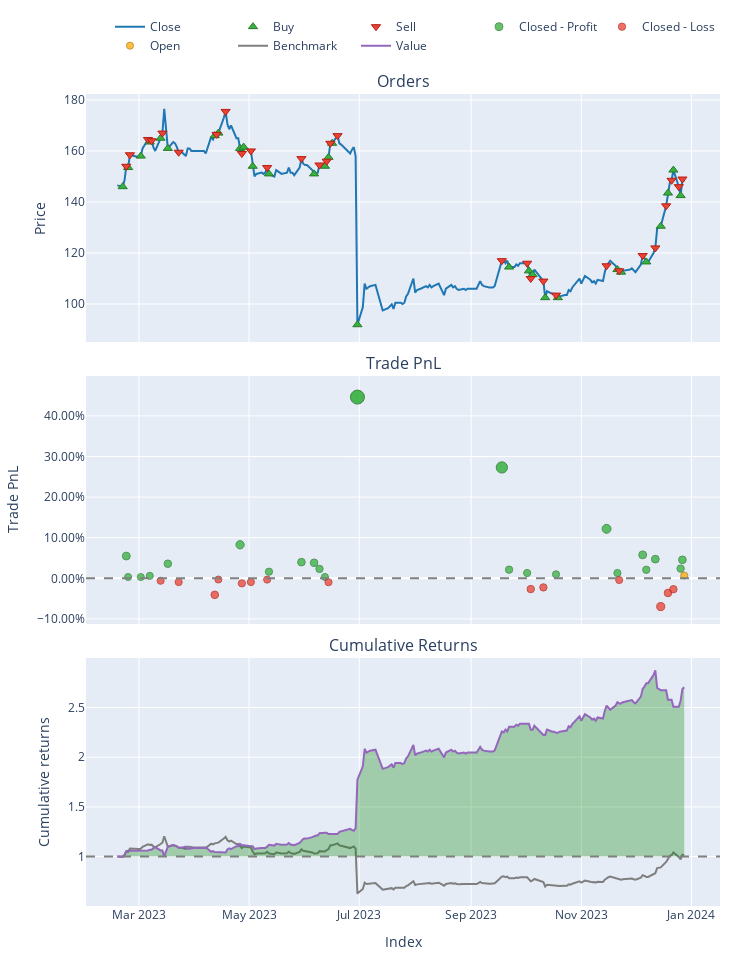

Write notebook code for a chart like this one.
### Code cell
pf.plot().show()

### Figure 1 — Plotly figure (JSON) as saved in the notebook; plotly's stock layout.template omitted (floating-point values rounded to 4 significant figures; data arrays with more than 128 entries replaced by an {"elided": "..."} marker saying what was removed)
{"data": [{"legendgroup": "0", "line": {"color": "#1f77b4"}, "name": "Close", "showlegend": true, "type": "scatter", "uid": "76dde55b-d4cd-4846-9318-586a313e5545", "x": {"elided": "213 str values"}, "xaxis": "x", "y": {"elided": "213 float values"}, "yaxis": "y"}, {"customdata": [[0, 0.6849, 0], [2, 0.6849, 0], [4, 0.6676, 0], [6, 0.6453, 0], [8, 0.6512, 0], [10, 1.319, 0], [12, 0.683, 0], [14, 0.6276, 0], [16, 1.294, 0], [18, 0.6897, 0], [20, 0.7166, 0], [22, 1.457, 0], [24, 1.54, 0], [26, 0.7992, 0], [28, 0.7941, 0], [30, 0.7526, 0], [32, 2.67, 0], [34, 3.946, 0], [36, 2.069, 0], [38, 2.041, 0], [40, 2.17, 0], [42, 2.191, 0], [44, 4.441, 0], [46, 2.259, 0], [48, 4.616, 0], [50, 2.356, 0], [52, 1.931, 0], [54, 1.736, 0], [56, 3.521, 0]], "hovertemplate": "Order Id: %{customdata[0]}<br>Timestamp: %{x}<br>Price: %{y}<br>Size: %{customdata[1]:.6f}<br>Fees: %{customdata[2]:.6f}", "legendgroup": "1", "marker": {"color": "#37B13F", "line": {"color": "rgb(38,123,44)", "width": 1}, "size": 8, "symbol": "triangle-up"}, "mode": "markers", "name": "Buy", "type": "scatter", "uid": "69e880d6-0950-4080-aa97-c8f49e17ae2f", "x": ["2023-02-20T00:00:00", "2023-02-23T00:00:00", "2023-03-02T00:00:00", "2023-03-07T00:00:00", "2023-03-13T00:00:00", "2023-03-17T00:00:00", "2023-04-12T00:00:00", "2023-04-14T00:00:00", "2023-04-26T00:00:00", "2023-04-28T00:00:00", "2023-05-03T00:00:00", "2023-05-12T00:00:00", "2023-06-06T00:00:00", "2023-06-12T00:00:00", "2023-06-14T00:00:00", "2023-06-16T00:00:00", "2023-06-30T00:00:00", "2023-09-22T00:00:00", "2023-10-03T00:00:00", "2023-10-05T00:00:00", "2023-10-12T00:00:00", "2023-10-19T00:00:00", "2023-11-21T00:00:00", "2023-11-23T00:00:00", "2023-12-07T00:00:00", "2023-12-15T00:00:00", "2023-12-19T00:00:00", "2023-12-22T00:00:00", "2023-12-26T00:00:00"], "xaxis": "x", "y": [146, 153.5, 158, 163.5, 165, 161, 166, 167, 161, 161.5, 154, 151, 151, 154, 157.5, 163, 91.9, 114.5, 113, 111.5, 102.5, 102.5, 113.5, 112.5, 116.5, 130.5, 143.5, 152.5, 142.5], "yaxis": "y"}, {"customdata": [[1, 1.37, 0], [3, 0.6676, 0], [5, 0.6453, 0], [7, 0.6512, 0], [9, 0.6356, 0], [11, 1.366, 0], [13, 0.6276, 0], [15, 0.5937, 0], [17, 0.7006, 0], [19, 0.6897, 0], [21, 1.433, 0], [23, 1.481, 0], [25, 1.598, 0], [27, 0.7941, 0], [29, 0.7526, 0], [31, 0.739, 0], [33, 3.862, 0], [35, 2.015, 0], [37, 2.069, 0], [39, 2.041, 0], [41, 2.17, 0], [43, 4.383, 0], [45, 2.249, 0], [47, 4.519, 0], [49, 4.713, 0], [51, 1.931, 0], [53, 1.736, 0], [55, 1.718, 0], [57, 3.605, 0]], "hovertemplate": "Order Id: %{customdata[0]}<br>Timestamp: %{x}<br>Price: %{y}<br>Size: %{customdata[1]:.6f}<br>Fees: %{customdata[2]:.6f}", "legendgroup": "2", "marker": {"color": "#EA4335", "line": {"color": "rgb(181,31,18)", "width": 1}, "size": 8, "symbol": "triangle-down"}, "mode": "markers", "name": "Sell", "type": "scatter", "uid": "ccc74bea-596a-4158-a093-dcb21c4b05dc", "x": ["2023-02-22T00:00:00", "2023-02-24T00:00:00", "2023-03-06T00:00:00", "2023-03-08T00:00:00", "2023-03-14T00:00:00", "2023-03-23T00:00:00", "2023-04-13T00:00:00", "2023-04-18T00:00:00", "2023-04-27T00:00:00", "2023-05-02T00:00:00", "2023-05-11T00:00:00", "2023-05-30T00:00:00", "2023-06-09T00:00:00", "2023-06-13T00:00:00", "2023-06-15T00:00:00", "2023-06-19T00:00:00", "2023-09-18T00:00:00", "2023-10-02T00:00:00", "2023-10-04T00:00:00", "2023-10-11T00:00:00", "2023-10-18T00:00:00", "2023-11-15T00:00:00", "2023-11-22T00:00:00", "2023-12-05T00:00:00", "2023-12-12T00:00:00", "2023-12-18T00:00:00", "2023-12-21T00:00:00", "2023-12-25T00:00:00", "2023-12-27T00:00:00"], "xaxis": "x", "y": [154, 158.5, 164.5, 164, 167, 159.5, 166.5, 175.5, 159, 160, 153.5, 157, 154.5, 156, 163, 166, 117, 116, 110, 109, 103.5, 115, 113, 119, 122, 138.5, 148.5, 146, 149], "yaxis": "y"}, {"customdata": [[0, 0, 5.479, 0.05479], [1, 1, 0.3425, 0.003247], [2, 2, 0.3338, 0.003155], [3, 3, 0.6453, 0.006079], [5, 5, 3.814, 0.03593], [9, 9, 8.608, 0.08262], [13, 13, 1.792, 0.01629], [14, 14, 4.442, 0.03974], [15, 15, 4.442, 0.03822], [16, 16, 2.797, 0.02318], [17, 17, 0.3996, 0.003236], [20, 20, 54.76, 0.4464], [21, 21, 48.46, 0.2731], [22, 22, 4.827, 0.02137], [23, 23, 3.023, 0.0131], [26, 26, 2.17, 0.009756], [27, 27, 27.39, 0.122], [28, 28, 3.287, 0.01304], [30, 30, 14.69, 0.05778], [31, 31, 5.648, 0.02101], [32, 32, 12.96, 0.04721], [36, 36, 6.013, 0.02397], [37, 37, 11.72, 0.04561]], "hovertemplate": "Exit Trade Id: %{customdata[0]}<br>Position Id: %{customdata[1]}<br>Exit Timestamp: %{x}<br>PnL: %{customdata[2]:.6f}<br>Return: %{customdata[3]:.2%}", "legendgroup": "3", "marker": {"color": "#37B13F", "line": {"color": "rgb(38,123,44)", "width": 1}, "opacity": [0.7684, 0.7511, 0.7511, 0.752, 0.7621, 0.7778, 0.7555, 0.7634, 0.7628, 0.7578, 0.7511, 0.9, 0.8418, 0.7572, 0.7544, 0.7533, 0.791, 0.7544, 0.7694, 0.7571, 0.7659, 0.7581, 0.7653], "size": [7.859, 7.051, 7.049, 7.095, 7.563, 8.296, 7.255, 7.623, 7.599, 7.363, 7.051, 14, 11.28, 7.335, 7.205, 7.153, 8.912, 7.205, 7.906, 7.329, 7.74, 7.376, 7.715], "symbol": "circle"}, "mode": "markers", "name": "Closed - Profit", "type": "scatter", "uid": "dc68defa-d54a-4a9f-9245-df702ccdba1b", "x": ["2023-02-22T00:00:00", "2023-02-23T00:00:00", "2023-03-02T00:00:00", "2023-03-07T00:00:00", "2023-03-17T00:00:00", "2023-04-26T00:00:00", "2023-05-12T00:00:00", "2023-05-30T00:00:00", "2023-06-06T00:00:00", "2023-06-09T00:00:00", "2023-06-12T00:00:00", "2023-06-30T00:00:00", "2023-09-18T00:00:00", "2023-09-22T00:00:00", "2023-10-02T00:00:00", "2023-10-18T00:00:00", "2023-11-15T00:00:00", "2023-11-21T00:00:00", "2023-12-05T00:00:00", "2023-12-07T00:00:00", "2023-12-12T00:00:00", "2023-12-26T00:00:00", "2023-12-27T00:00:00"], "xaxis": "x2", "y": [0.05479, 0.003247, 0.003155, 0.006079, 0.03593, 0.08262, 0.01629, 0.03974, 0.03822, 0.02318, 0.003236, 0.4464, 0.2731, 0.02137, 0.0131, 0.009756, 0.122, 0.01304, 0.05778, 0.02101, 0.04721, 0.02397, 0.04561], "yaxis": "y2"}, {"customdata": [[4, 4, -0.6512, -0.006098], [6, 6, -1.025, -0.009317], [7, 7, -4.44, -0.04075], [8, 8, -0.3138, -0.003003], [10, 10, -1.401, -0.01242], [11, 11, -1.035, -0.009288], [12, 12, -0.3583, -0.003247], [18, 18, -1.191, -0.009615], [24, 24, -6.206, -0.02655], [25, 25, -5.102, -0.02242], [29, 29, -1.125, -0.004405], [33, 33, -20.03, -0.06967], [34, 34, -9.655, -0.0361], [35, 35, -6.944, -0.02694]], "hovertemplate": "Exit Trade Id: %{customdata[0]}<br>Position Id: %{customdata[1]}<br>Exit Timestamp: %{x}<br>PnL: %{customdata[2]:.6f}<br>Return: %{customdata[3]:.2%}", "legendgroup": "4", "marker": {"color": "#EA4335", "line": {"color": "rgb(181,31,18)", "width": 1}, "opacity": [0.752, 0.7531, 0.7637, 0.751, 0.7542, 0.7531, 0.7511, 0.7532, 0.7589, 0.7575, 0.7515, 0.7734, 0.7621, 0.7591], "size": [7.096, 7.146, 7.639, 7.047, 7.195, 7.146, 7.051, 7.151, 7.416, 7.352, 7.069, 8.093, 7.566, 7.422], "symbol": "circle"}, "mode": "markers", "name": "Closed - Loss", "type": "scatter", "uid": "8124ccaa-7d99-482a-abdd-07360ad1043b", "x": ["2023-03-13T00:00:00", "2023-03-23T00:00:00", "2023-04-12T00:00:00", "2023-04-14T00:00:00", "2023-04-27T00:00:00", "2023-05-02T00:00:00", "2023-05-11T00:00:00", "2023-06-14T00:00:00", "2023-10-04T00:00:00", "2023-10-11T00:00:00", "2023-11-22T00:00:00", "2023-12-15T00:00:00", "2023-12-19T00:00:00", "2023-12-22T00:00:00"], "xaxis": "x2", "y": [-0.006098, -0.009317, -0.04075, -0.003003, -0.01242, -0.009288, -0.003247, -0.009615, -0.02655, -0.02242, -0.004405, -0.06967, -0.0361, -0.02694], "yaxis": "y2"}, {"customdata": [[38, 38, 1.802, 0.006711]], "hovertemplate": "Exit Trade Id: %{customdata[0]}<br>Position Id: %{customdata[1]}<br>Exit Timestamp: %{x}<br>PnL: %{customdata[2]:.6f}<br>Return: %{customdata[3]:.2%}", "legendgroup": "5", "marker": {"color": "#FFAA00", "line": {"color": "rgb(178,118,0)", "width": 1}, "opacity": [0.7523], "size": [7.105], "symbol": "circle"}, "mode": "markers", "name": "Open", "type": "scatter", "uid": "c684eaa0-2188-4fed-bc58-941fb0b040fa", "x": ["2023-12-28T00:00:00"], "xaxis": "x2", "y": [0.006711], "yaxis": "y2"}, {"legendgroup": "6", "line": {"color": "#7f7f7f"}, "name": "Benchmark", "showlegend": true, "type": "scatter", "uid": "4696f62e-724d-43f0-99e4-e87cf74870fc", "x": {"elided": "213 str values"}, "xaxis": "x3", "y": {"elided": "213 float values"}, "yaxis": "y3"}, {"hoverinfo": "skip", "legendgroup": "7", "line": {"color": "rgba(0, 0, 0, 0)", "width": 0}, "opacity": 0, "showlegend": false, "type": "scatter", "uid": "c10a8984-7345-4704-a9bc-f1752e0a6ebe", "x": {"elided": "213 str values"}, "xaxis": "x3", "y": {"elided": "213 int values"}, "yaxis": "y3"}, {"connectgaps": false, "fill": "tonexty", "fillcolor": "rgba(0, 128, 0, 0.3)", "hoverinfo": "skip", "legendgroup": "7", "line": {"color": "rgba(0, 0, 0, 0)", "width": 0}, "opacity": 0, "showlegend": false, "type": "scatter", "uid": "02108c34-7634-4fff-a73d-beff0b35c686", "x": {"elided": "213 str values"}, "xaxis": "x3", "y": {"elided": "213 float values"}, "yaxis": "y3"}, {"legendgroup": "8", "line": {"color": "#9467bd"}, "name": "Value", "showlegend": true, "type": "scatter", "uid": "bb004457-ff67-460f-8a02-40194f3f6572", "x": {"elided": "213 str values"}, "xaxis": "x3", "y": {"elided": "213 float values"}, "yaxis": "y3"}, {"hoverinfo": "skip", "legendgroup": "7", "line": {"color": "rgba(0, 0, 0, 0)", "width": 0}, "opacity": 0, "showlegend": false, "type": "scatter", "uid": "bf4111ac-2e26-4ca1-b1cd-b9fce2bbf167", "x": {"elided": "213 str values"}, "xaxis": "x3", "y": {"elided": "213 int values"}, "yaxis": "y3"}], "layout": {"annotations": [{"font": {"size": 16}, "showarrow": false, "text": "Orders", "x": 0.5, "xanchor": "center", "xref": "paper", "y": 1, "yanchor": "bottom", "yref": "paper"}, {"font": {"size": 16}, "showarrow": false, "text": "Trade PnL", "x": 0.5, "xanchor": "center", "xref": "paper", "y": 0.6528, "yanchor": "bottom", "yref": "paper"}, {"font": {"size": 16}, "showarrow": false, "text": "Cumulative Returns", "x": 0.5, "xanchor": "center", "xref": "paper", "y": 0.3056, "yanchor": "bottom", "yref": "paper"}], "height": 960, "legend": {"orientation": "h", "traceorder": "normal", "x": 1, "xanchor": "right", "y": 1.042, "yanchor": "bottom"}, "margin": {"b": 30, "l": 30, "r": 30, "t": 30}, "shapes": [{"line": {"color": "gray", "dash": "dash"}, "type": "line", "x0": 0, "x1": 1, "xref": "paper", "y0": 0, "y1": 0, "yref": "y2"}, {"line": {"color": "gray", "dash": "dash"}, "type": "line", "x0": 0, "x1": 1, "xref": "paper", "y0": 1, "y1": 1, "yref": "y3"}], "showlegend": true, "width": 750, "xaxis": {"anchor": "y", "domain": [0, 1], "matches": "x3", "showticklabels": false}, "xaxis2": {"anchor": "y2", "domain": [0, 1], "matches": "x3", "showticklabels": false}, "xaxis3": {"anchor": "y3", "domain": [0, 1], "title": {"text": "Index"}}, "yaxis": {"anchor": "x", "domain": [0.6944, 1], "title": {"text": "Price"}}, "yaxis2": {"anchor": "x2", "domain": [0.3472, 0.6528], "tickformat": ".2%", "title": {"text": "Trade PnL"}}, "yaxis3": {"anchor": "x3", "domain": [0, 0.3056], "title": {"text": "Cumulative returns"}}}}
